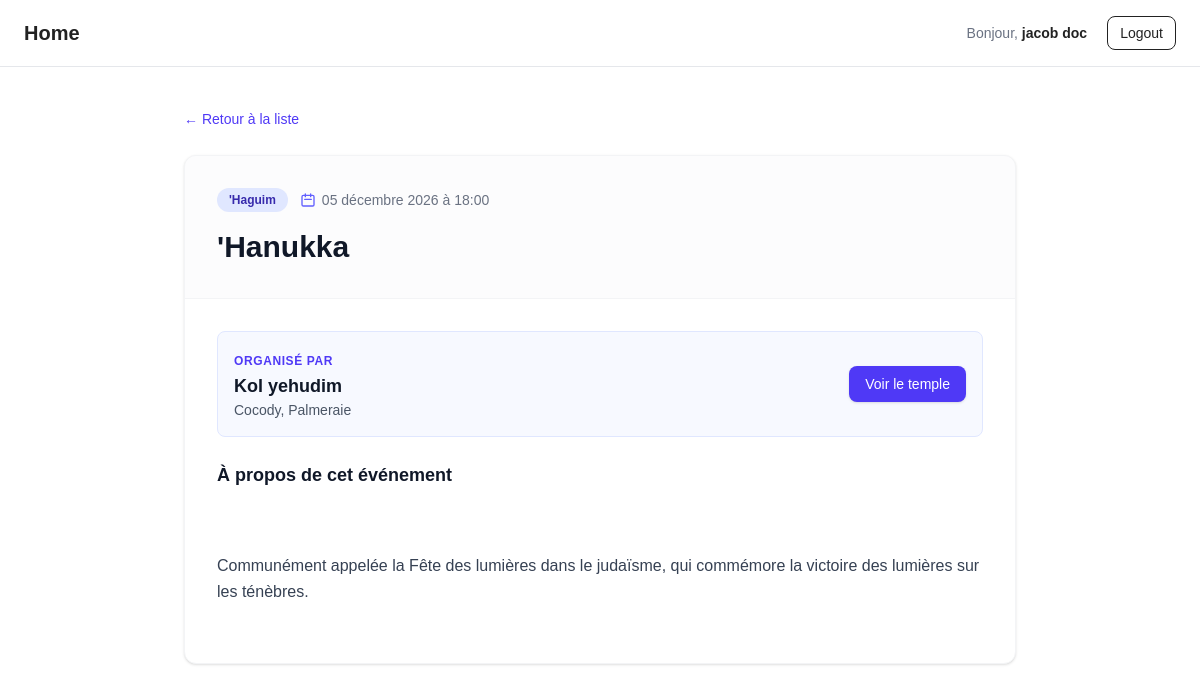
/events/hanukka/ (signed in), run on the app's committed database.
### accounts/models.py (models this page shows, shortened)
class BaseUser(AbstractUser, Stamp):
    class Role(models.TextChoices):
        ADMIN = "ADMIN", "Super-utilisateur"
        RABBIN = "RABBIN", "Rabbin"
        MEMBER = "MEMBER", "Membre"
    username = None
    phone = models.CharField(
        "Téléphone",
        max_length=10,
        unique=True,
        validators=[phone_regex],
    )
    role = models.CharField(
        "Rôle",
        max_length=10,
        choices=Role.choices,
        default=Role.MEMBER,
        db_index=True,
    )
    full_name = models.CharField(
        "Nom complet",
        max_length=200,
    )
    address = models.CharField(
        "Adresse",
        max_length=200,
        blank=True,
    )
    email = models.EmailField(
        "Courriel",
        max_length=200,
        blank=True,
        null=True,
    )
    is_active = models.BooleanField(
        "Actif",
        default=True,
    )
    objects = GlobalManager()
    USERNAME_FIELD = "phone"
    REQUIRED_FIELDS = ["full_name"]
    class Meta:
        verbose_name = "Utilisateur"
        verbose_name_plural = "Utilisateurs"
        ordering = ["full_name"]
        indexes = [
            models.Index(fields=["full_name"]),
            models.Index(fields=["role"]),
            models.Index(fields=["is_active"]),
        ]

### core/models.py (models this page shows, shortened)
class Event(SlugMixin):
    event_type = models.ForeignKey(
        EventType,
        on_delete=models.CASCADE,
        related_name="events"
    )
    title = models.CharField(
        "Titre",
        max_length=200,
    )
    content = models.TextField(
        "Description",
        blank=True,
    )
    date = models.DateTimeField(
        "Date et heure",
    )
    temple = models.ForeignKey(
        Temple,
        on_delete=models.CASCADE,
        related_name="events",
        verbose_name="Temple",
    )
    is_verified = models.BooleanField(default=True)
    class Meta:
        verbose_name = "Événement"
        verbose_name_plural = "Événements"
        ordering = ["-date"]
        indexes = [
            models.Index(fields=["date"]),
            models.Index(fields=["temple", "date"]),
            models.Index(fields=["title"]),
        ]

class EventType(SlugMixin):
    name = models.CharField("Catégorie d'un évènement", max_length=200, unique=True, db_index=True)
    class Meta:
        verbose_name = "Type d'evenement"
        verbose_name_plural = "Types d'evenements"
        ordering = ['name']

class Temple(SlugMixin):
    name = models.CharField(
        "Nom du temple",
        max_length=200,
        unique=True,
    )
    address = models.CharField(
        "Adresse",
        max_length=200,
    )
    rabbin = models.OneToOneField(
        Rabbin,
        on_delete=models.RESTRICT,
        related_name="temple",
        verbose_name="Rabbin",
    )
    class Meta:
        verbose_name = "Temple"
        verbose_name_plural = "Temples"
        ordering = ["name"]
        indexes = [
            models.Index(fields=["name"]),
            models.Index(fields=["rabbin"]),
        ]
    def get_absolute_url(self):
        return reverse('core:temple-detail', args=[self.slug])

### core/views.py (the view)
class EventDetailView(LoginRequiredMixin, DetailView):
    model = Event
    template_name = "core/ev-detail.html"
    slug_field = "slug"
    slug_url_kwarg = "slug"
    context_object_name = "event"
    def get_queryset(self):
        return Event.objects.select_related("event_type", "temple")
    def get_context_data(self, **kwargs):
        ctx = super().get_context_data(**kwargs)
        ctx["related_events"] = (
            Event.objects.filter(
                event_type=self.object.event_type,
                is_verified=True,
            )
            .exclude(pk=self.object.pk)
            .select_related("event_type", "temple")
        )
        return ctx

### core/templates/core/ev-detail.html
{% extends "base.html" %}
{% block content %}
<div class="max-w-4xl mx-auto px-4 sm:px-6 lg:px-8 py-10">
    <div class="mb-6">
        <a href="javascript:history.back()" class="inline-flex items-center text-sm font-medium text-indigo-600 hover:text-indigo-800 transition">
            &larr; Retour à la liste
        </a>
    </div>
    <div class="bg-white shadow-sm rounded-xl border border-gray-100 overflow-hidden">
        <div class="p-6 sm:p-8 border-b border-gray-100 bg-gray-50/50">
            <div class="flex flex-wrap items-center gap-3 mb-4">
                <span class="px-3 py-1 text-xs font-semibold text-indigo-800 bg-indigo-100 rounded-full">
                    {{ event.event_type.name }}
                </span>
                <span class="text-sm text-gray-500 flex items-center gap-1.5">
                    <svg class="w-4 h-4 text-indigo-500" fill="none" stroke="currentColor" viewBox="0 0 24 24">
                        <path stroke-linecap="round" stroke-linejoin="round" stroke-width="2" d="M8 7V3m8 4V3m-9 8h10M5 21h14a2 2 0 002-2V7a2 2 0 00-2-2H5a2 2 0 00-2 2v12a2 2 0 002 2z"></path>
                    </svg>
                    {{ event.date|date:"d F Y à H:i" }}
                </span>
            </div>
            <h1 class="text-2xl sm:text-3xl font-bold text-gray-900 leading-tight">
                {{ event.title }}
            </h1>
        </div>
        <div class="p-6 sm:p-8 space-y-6">
            <div class="flex items-center justify-between p-4 bg-indigo-50/50 rounded-lg border border-indigo-100">
                <div>
                    <span class="text-xs font-semibold uppercase tracking-wider text-indigo-600">Organisé par</span>
                    <h3 class="text-lg font-bold text-gray-900">{{ event.temple.name }}</h3>
                    <p class="text-sm text-gray-600">{{ event.temple.address }}</p>
                </div>
                {% if event.temple.get_absolute_url %}
                    <a href="{{ event.temple.get_absolute_url }}" class="px-4 py-2 bg-indigo-600 hover:bg-indigo-700 text-white text-sm font-medium rounded-lg transition shadow-sm">
                        Voir le temple
                    </a>
                {% endif %}
            </div>
            <div>
                <h2 class="text-lg font-semibold text-gray-900 mb-3">À propos de cet événement</h2>
                <div class="text-gray-700 leading-relaxed space-y-4 whitespace-pre-line">
                    {% if event.content %}
                        {{ event.content }}
                    {% else %}
                        <p class="italic text-gray-400">Aucune description détaillée n'a été renseignée pour cet événement.</p>
                    {% endif %}
                </div>
            </div>
        </div>
    </div>
</div>
{% endblock %}

### templates/layout/_navbar.html (shortened to what this page needs)
<nav class="px-4 py-4 border-b border-gray-200 bg-white">
  <div class="max-w-6xl mx-auto flex items-center justify-between">
    <a
      href="{% url 'core:home' %}"
      class="text-xl font-bold text-[#222] hover:text-[#0802C] transition"
    >
      Home
    </a>
    {% if request.user.is_authenticated %}
    <div class="flex items-center gap-5">
      <span class="hidden sm:block text-sm text-gray-500">
        Bonjour, {% if user.role == "RABBIN" %} Rav {% endif %}
        <span class="font-semibold text-[#222]"> {{ user.full_name }} </span>
      </span>
      <form method="post" action="{% url 'accounts:logout' %}">
        <button
          type="submit"
          class="text-sm font-medium text-[#222] border border-[#222] px-3 py-1.5 rounded-lg hover:bg-[#222] hover:text-white transition duration-200"
        >
          Logout
        </button>
      </form>
    </div>
    {% endif %}
  </div>
</nav>

### templates/base.html (style rules this page uses)
body { font-family: "Arial", sans-serif; }

### data on the page
BaseUser: full_name "jacob doc"
Event: event_type.name "'Haguim", date "05 décembre 2026 à 18:00", title "'Hanukka", temple.name "Kol yehudim", temple.address "Cocody, Palmeraie", content "Communément appelée la Fête des lumières dans le judaïsme, qui commémore la victoire des lumières sur les ténèbres."
